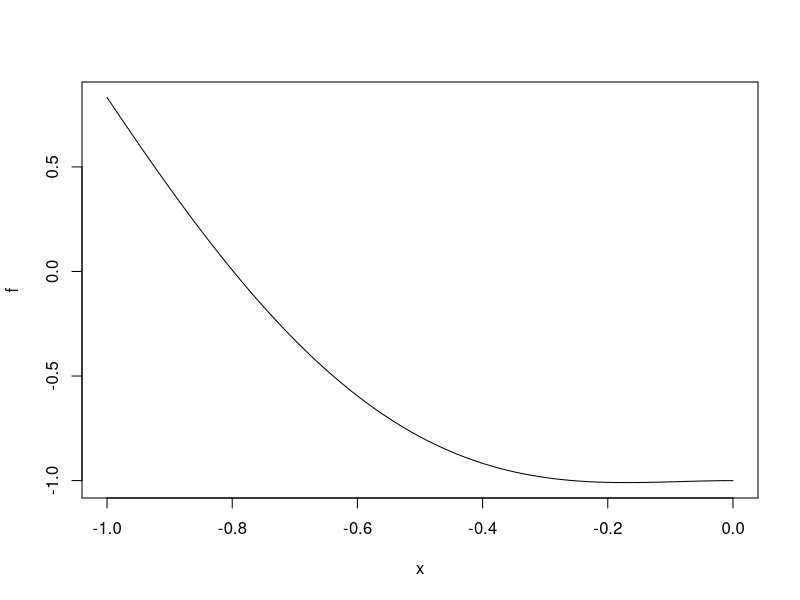

Write the R code that produced this figure. (Note: this script raises an error after producing the figure.)
#Tarea 3
#Andres Moguel
#Regla de la Secante

#Comenzamos con la definicion de la funcion
f <- function(x){2*x*cos(2*x)-(x+1)^2}

#con este plot podemos ver la raiz positiva
plot(f, -1, 0)

#definimos la presicion
tol <- 10^-6

#se recomienda elegir un p0 y p1 entre -1 y 0 basado en la grafica proporcionada
num <- as.numeric(readline("Ingrese el numero maximo de iteraciones: "))
p0 <- as.numeric(readline("Ingrese la primer aproximacion inical: "))
p1 <- as.numeric(readline("Ingrese la segunda aproximacion inicial: "))

#inicializamos el contador
i <- 2

#procedemos con el algoritmo
while(i <= num){
  p2<-(p1-f(p1)*((p1 - p0)/(f(p1)-f(p0))))
  
  if(abs(p2 - p1)<= tol | f(p2) == 0){
    print('La aproximacion a la raiz es:')
    print(p2)
    plot(f, 0, 2)
    break
  }
  i <- i + 1
  p0 <- p1
  p1 <- p2
}

if(i == num +1){
  print("se llego al numero maximo de iteraciones")
}